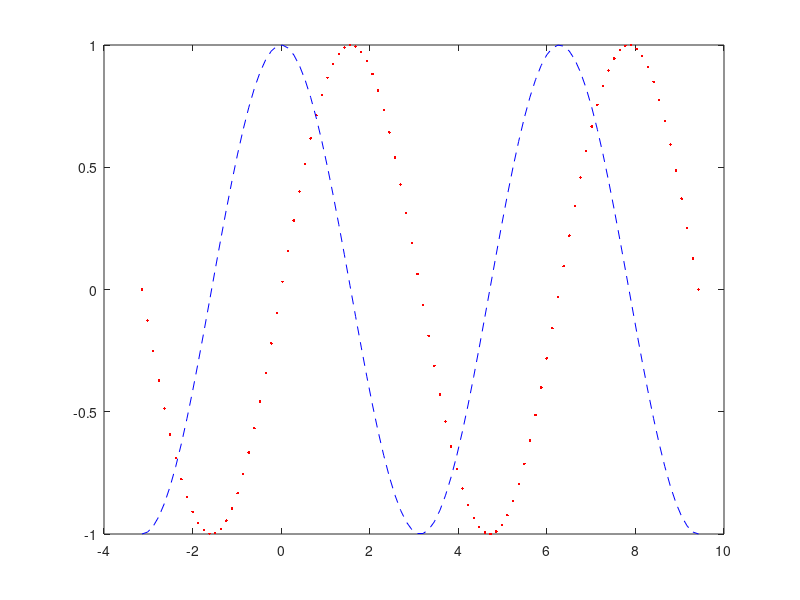

The MATLAB source for this figure:
A = [1:5; 6:10; 11:15; 16:20] % Güzel cevap

A = [1:5
6:10
11:15
16:20] % Eşdeğer güzellikte cevap

A = [1 2 3 4 5
6 7 8 9 10
11 12 13 14 15
16 17 18 19 20] % Bariz cevap

A = [];
for satir = 1:4
    for sutun = 1:5
        A(satir,sutun) = (satir-1)*5 + sutun;
    endfor
endfor
A % İlginç cevap

A = reshape(1:20,5,4)' % Henüz görmediğiniz bir cevap ;)

B = A([2,4],3:4) % Güzel cevap

B = A([2,4],[3,4]) % Normal cevap

B = [A(2,3) A(2,4); A(4,3) A(4,4)] % Zorlama cevap

m = 1:pi

[1:4].^2*2

a = 2;

% a = 5

b = a + 4

%theta = -pi:0.125:3*pi; % Normal aralık tanımı
theta = linspace(-pi,3*pi,100); % Güzel aralık tanımı
sinler = sin(theta);
plot(theta,sinler)

koslar = cos(theta);
plot(theta,sinler,theta,koslar)

plot(theta,sinler,".r",theta,koslar,"--b")

y = 0;
k = 2;
x = 19;
if(k<5)
    while(x<20)
        x = 30 - k.^2;
        y = x + 2;
    endwhile
else
    y = 6;
endif
y

s = sum(6:30) % Güzel cevap

s = 0;
for x = 6:30
    s = s + x;
endfor
s % Normal cevap

s = 6+7+8+9+10+11+12+13+14+15+16+17+18+19+20+21+22+23+24+25+...
26+27+28+29+30 % Korkunç cevap (!!!)

fibonacci = [0 1];
i = 3;
for i=3:100
    fibonacci(i) = fibonacci(i-2) + fibonacci(i-1);
endfor
fibonacci(1:10) % ilk 10 terim
fibonacci(98:100) % son 3 terim
